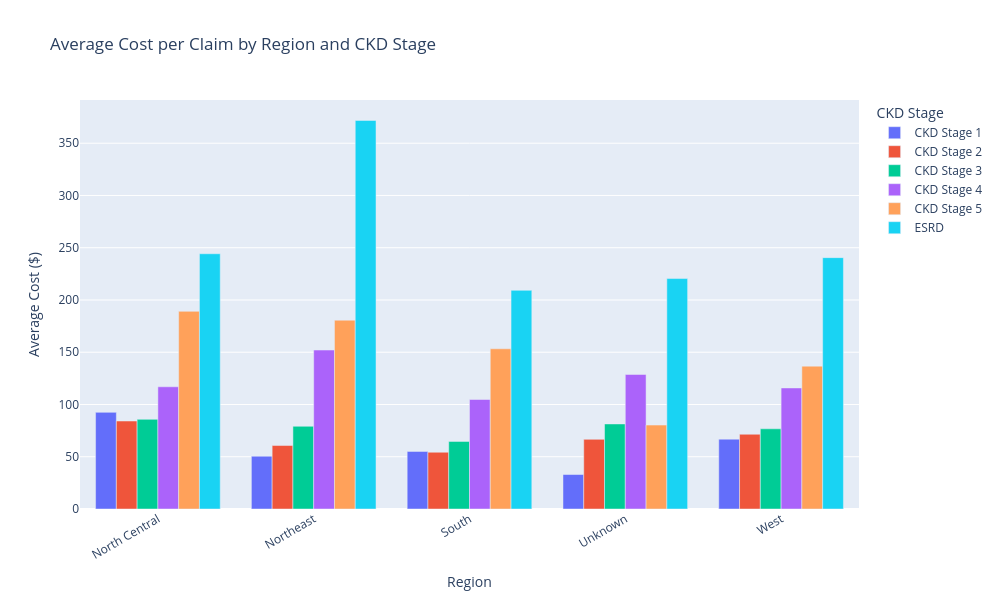

Here is the notebook cell this chart was saved with:
### Code cell
import plotly.express as px

fig = px.bar(
    summary_df,
    x="Region_Label",
    y="avg_cost",
    color="CKD_Stage",
    barmode="group",
    title="Average Cost per Claim by Region and CKD Stage",
    labels={
        "avg_cost": "Average Cost ($)",
        "Region_Label": "Region",
        "CKD_Stage": "CKD Stage"
    },
    height=600,
    width=1000
)
fig.update_layout(xaxis_tickangle=-30)
fig.show()

### Figure 1 — Plotly figure (JSON) as saved in the notebook; plotly's stock layout.template omitted (floating-point values rounded to 4 significant figures)
{"data": [{"alignmentgroup": "True", "hovertemplate": "CKD Stage=CKD Stage 1<br>Region=%{x}<br>Average Cost ($)=%{y}<extra></extra>", "legendgroup": "CKD Stage 1", "marker": {"color": "#636efa", "pattern": {"shape": ""}}, "name": "CKD Stage 1", "offsetgroup": "CKD Stage 1", "orientation": "v", "showlegend": true, "textposition": "auto", "type": "bar", "x": ["North Central", "Northeast", "South", "Unknown", "West"], "xaxis": "x", "y": [92.47, 50.53, 55.1, 32.99, 66.83], "yaxis": "y"}, {"alignmentgroup": "True", "hovertemplate": "CKD Stage=CKD Stage 2<br>Region=%{x}<br>Average Cost ($)=%{y}<extra></extra>", "legendgroup": "CKD Stage 2", "marker": {"color": "#EF553B", "pattern": {"shape": ""}}, "name": "CKD Stage 2", "offsetgroup": "CKD Stage 2", "orientation": "v", "showlegend": true, "textposition": "auto", "type": "bar", "x": ["North Central", "Northeast", "South", "Unknown", "West"], "xaxis": "x", "y": [84.17, 60.74, 54.31, 66.65, 71.51], "yaxis": "y"}, {"alignmentgroup": "True", "hovertemplate": "CKD Stage=CKD Stage 3<br>Region=%{x}<br>Average Cost ($)=%{y}<extra></extra>", "legendgroup": "CKD Stage 3", "marker": {"color": "#00cc96", "pattern": {"shape": ""}}, "name": "CKD Stage 3", "offsetgroup": "CKD Stage 3", "orientation": "v", "showlegend": true, "textposition": "auto", "type": "bar", "x": ["North Central", "Northeast", "South", "Unknown", "West"], "xaxis": "x", "y": [85.77, 79.14, 64.66, 81.39, 76.74], "yaxis": "y"}, {"alignmentgroup": "True", "hovertemplate": "CKD Stage=CKD Stage 4<br>Region=%{x}<br>Average Cost ($)=%{y}<extra></extra>", "legendgroup": "CKD Stage 4", "marker": {"color": "#ab63fa", "pattern": {"shape": ""}}, "name": "CKD Stage 4", "offsetgroup": "CKD Stage 4", "orientation": "v", "showlegend": true, "textposition": "auto", "type": "bar", "x": ["North Central", "Northeast", "South", "Unknown", "West"], "xaxis": "x", "y": [116.9, 152.1, 104.8, 128.7, 115.8], "yaxis": "y"}, {"alignmentgroup": "True", "hovertemplate": "CKD Stage=CKD Stage 5<br>Region=%{x}<br>Average Cost ($)=%{y}<extra></extra>", "legendgroup": "CKD Stage 5", "marker": {"color": "#FFA15A", "pattern": {"shape": ""}}, "name": "CKD Stage 5", "offsetgroup": "CKD Stage 5", "orientation": "v", "showlegend": true, "textposition": "auto", "type": "bar", "x": ["North Central", "Northeast", "South", "Unknown", "West"], "xaxis": "x", "y": [189.1, 180.7, 153.3, 80.29, 136.7], "yaxis": "y"}, {"alignmentgroup": "True", "hovertemplate": "CKD Stage=ESRD<br>Region=%{x}<br>Average Cost ($)=%{y}<extra></extra>", "legendgroup": "ESRD", "marker": {"color": "#19d3f3", "pattern": {"shape": ""}}, "name": "ESRD", "offsetgroup": "ESRD", "orientation": "v", "showlegend": true, "textposition": "auto", "type": "bar", "x": ["North Central", "Northeast", "South", "Unknown", "West"], "xaxis": "x", "y": [244.2, 371.8, 209.2, 220.5, 240.5], "yaxis": "y"}], "layout": {"barmode": "group", "height": 600, "legend": {"title": {"text": "CKD Stage"}, "tracegroupgap": 0}, "title": {"text": "Average Cost per Claim by Region and CKD Stage"}, "width": 1000, "xaxis": {"anchor": "y", "domain": [0, 1], "tickangle": -30, "title": {"text": "Region"}}, "yaxis": {"anchor": "x", "domain": [0, 1], "title": {"text": "Average Cost ($)"}}}}
